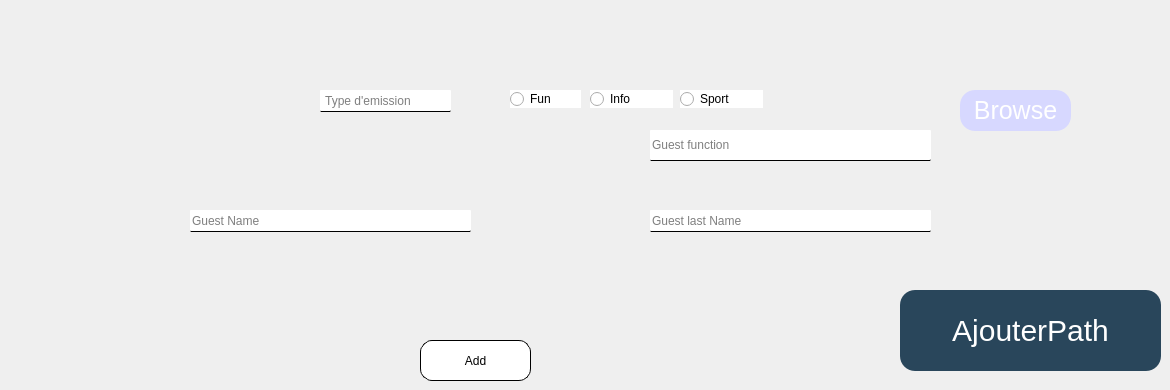
     <widget class="QWidget" name="tab_5">
      <attribute name="title">
       <string>Page</string>
      </attribute>
      <widget class="QLineEdit" name="lineEdit_28">
       <property name="geometry">
        <rect>
         <x>320</x>
         <y>90</y>
         <width>131</width>
         <height>22</height>
        </rect>
       </property>
       <property name="styleSheet">
        <string notr="true">background-color:white;
border-radius:1px;
border-bottom:1px double;</string>
       </property>
       <property name="alignment">
        <set>Qt::AlignLeading|Qt::AlignLeft|Qt::AlignVCenter</set>
       </property>
       <property name="readOnly">
        <bool>true</bool>
       </property>
       <property name="placeholderText">
        <string> Type d'emission</string>
       </property>
      </widget>
      <widget class="QLineEdit" name="lineEdit_guest_function_2">
       <property name="geometry">
        <rect>
         <x>650</x>
         <y>130</y>
         <width>281</width>
         <height>31</height>
        </rect>
       </property>
       <property name="styleSheet">
        <string notr="true">background-color:white;
border-radius:1px;
border-bottom:1px double;</string>
       </property>
       <property name="alignment">
        <set>Qt::AlignLeading|Qt::AlignLeft|Qt::AlignVCenter</set>
       </property>
       <property name="readOnly">
        <bool>false</bool>
       </property>
       <property name="placeholderText">
        <string>Guest function</string>
       </property>
      </widget>
      <widget class="QRadioButton" name="info1_2">
       <property name="geometry">
        <rect>
         <x>590</x>
         <y>90</y>
         <width>83</width>
         <height>18</height>
        </rect>
       </property>
       <property name="styleSheet">
        <string notr="true">background-color:white;
</string>
       </property>
       <property name="text">
        <string>Info</string>
       </property>
      </widget>
      <widget class="QRadioButton" name="fun1_2">
       <property name="geometry">
        <rect>
         <x>510</x>
         <y>90</y>
         <width>71</width>
         <height>18</height>
        </rect>
       </property>
       <property name="styleSheet">
        <string notr="true">background-color:white;
</string>
       </property>
       <property name="text">
        <string>Fun</string>
       </property>
      </widget>
      <widget class="QPushButton" name="pushButton_add_guest_2">
       <property name="geometry">
        <rect>
         <x>420</x>
         <y>340</y>
         <width>111</width>
         <height>41</height>
        </rect>
       </property>
       <property name="styleSheet">
        <string notr="true">
QPushButton{background-color:white;
border-radius:12px;
border-color:black;
border:1px solid;
}
QPushButton:hover
{
background-color:lightgray;
}</string>
       </property>
       <property name="text">
        <string>Add</string>
       </property>
      </widget>
      <widget class="QRadioButton" name="sport1_2">
       <property name="geometry">
        <rect>
         <x>680</x>
         <y>90</y>
         <width>83</width>
         <height>18</height>
        </rect>
       </property>
       <property name="styleSheet">
        <string notr="true">background-color:white;
</string>
       </property>
       <property name="text">
        <string>Sport</string>
       </property>
      </widget>
      <widget class="QLineEdit" name="lineEdit_guest_name_3">
       <property name="geometry">
        <rect>
         <x>190</x>
         <y>210</y>
         <width>281</width>
         <height>22</height>
        </rect>
       </property>
       <property name="styleSheet">
        <string notr="true">background-color:white;
border-radius:1px;
border-bottom:1px double;</string>
       </property>
       <property name="alignment">
        <set>Qt::AlignLeading|Qt::AlignLeft|Qt::AlignVCenter</set>
       </property>
       <property name="placeholderText">
        <string>Guest Name</string>
       </property>
      </widget>
      <widget class="QLineEdit" name="lineEdit_guest_last_name_3">
       <property name="geometry">
        <rect>
         <x>650</x>
         <y>210</y>
         <width>281</width>
         <height>22</height>
        </rect>
       </property>
       <property name="styleSheet">
        <string notr="true">background-color:white;
border-radius:1px;
border-bottom:1px double;</string>
       </property>
       <property name="alignment">
        <set>Qt::AlignLeading|Qt::AlignLeft|Qt::AlignVCenter</set>
       </property>
       <property name="placeholderText">
        <string>Guest last Name</string>
       </property>
      </widget>
      <widget class="QPushButton" name="brows2">
       <property name="geometry">
        <rect>
         <x>960</x>
         <y>90</y>
         <width>111</width>
         <height>41</height>
        </rect>
       </property>
       <property name="styleSheet">
        <string notr="true">QPushButton{
background:rgb(215, 216, 255);
font-size:25px;
border-radius:15px;
color:white;
}

QPushButton:hover{
color:#3794AB;
border-radius:15px;
background:white;
font-size:30px;
}</string>
       </property>
       <property name="text">
        <string>Browse</string>
       </property>
      </widget>
      <widget class="QPushButton" name="Ajouter_4">
       <property name="geometry">
        <rect>
         <x>900</x>
         <y>290</y>
         <width>261</width>
         <height>81</height>
        </rect>
       </property>
       <property name="styleSheet">
        <string notr="true">QPushButton{
background:#29465B;
font-size:30px;
border-radius:15px;
color:white;
}

QPushButton:hover{
color:#3794AB;
border-radius:15px;
background:white;
font-size:30px;
}</string>
       </property>
       <property name="text">
        <string>AjouterPath</string>
       </property>
      </widget>
     </widget>
